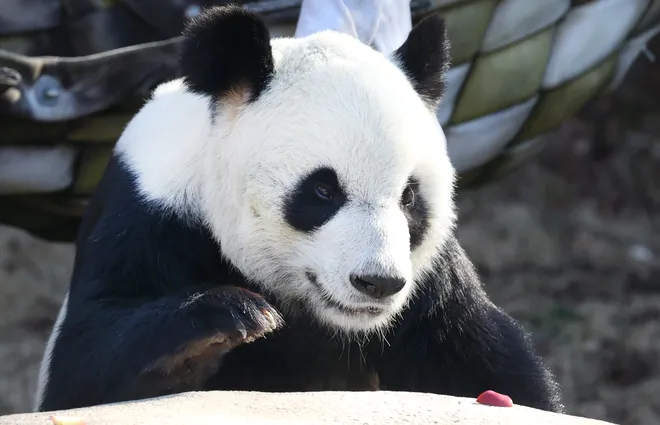
#> input picture zoo.webp, 660 x 425 px, given in place of zoo.jpg, which was not available
$ python k_size.py   (older library calls are emulated)
#> lines starting #> are read from the running program, lines starting #| are printed output that depends on the picture; pictures that were not available may be replaced by others from this repository, and a replacement may not be noted
import cv2
import numpy as np
from matplotlib import pyplot as plt
import datetime
#pragma loop(no_vector)

# loading image
img0 = cv2.imread('D:\Project_lab\zoo.jpg')
#> img0 is the input picture: shape (425, 660, 3); mean B, G, R 105.8, 102.4, 99.2
# converting to gray scale
gray = cv2.cvtColor(img0, cv2.COLOR_BGR2GRAY)
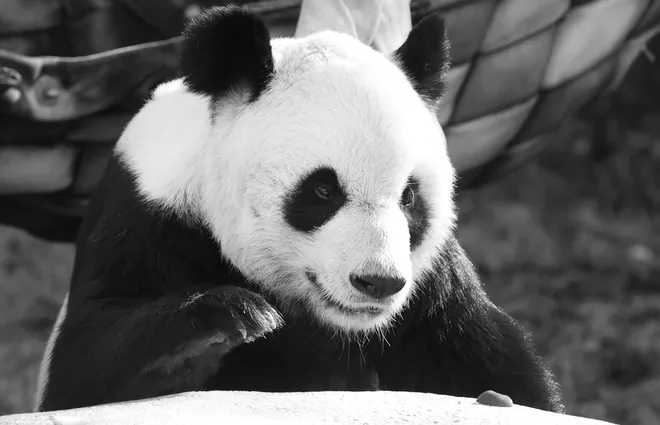
#> gray: shape (425, 660); min 0, max 255, mean 101.9
# 開始測量
start = datetime.datetime.now()
# remove noise
img = cv2.GaussianBlur(gray,(15,15),0)
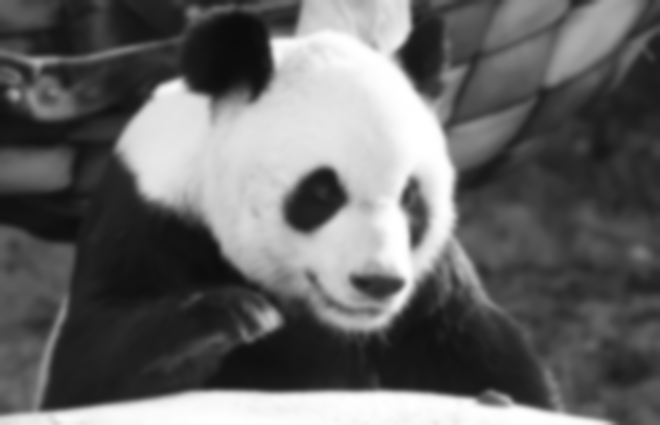
#> img: shape (425, 660); min 11, max 255, mean 101.9

# convolute with proper kernels
laplacian = cv2.Laplacian(img,cv2.CV_64F)
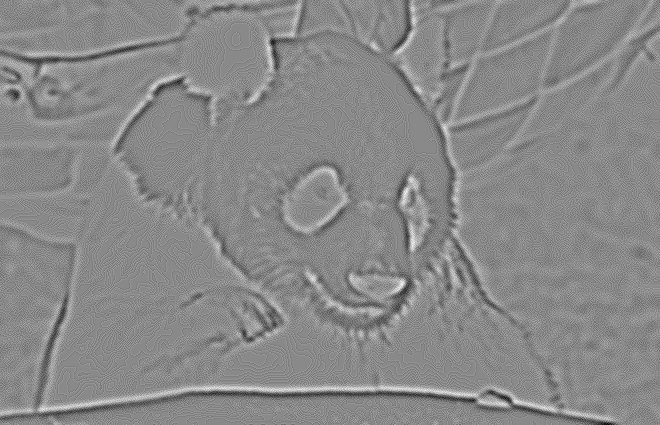
#> laplacian: shape (425, 660) float64; min -14, max 12, mean 0.000125; drawn with min black and max white
sobelx = cv2.Sobel(img,cv2.CV_64F,1,0,ksize=15)  # x
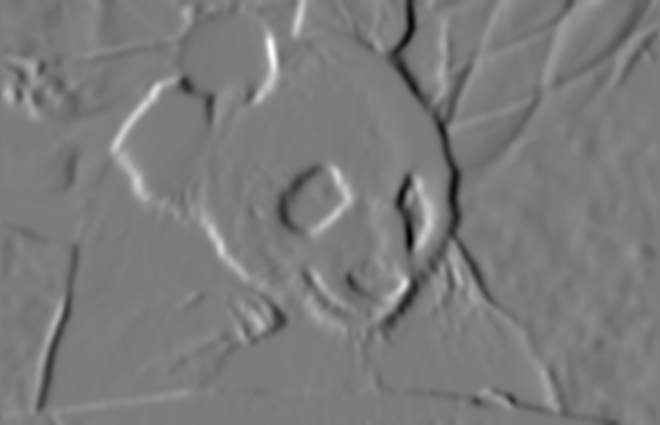
#> sobelx: shape (425, 660) float64; min -3.37e+09, max 3.55e+09, mean -3394170.2; drawn with min black and max white
sobely = cv2.Sobel(img,cv2.CV_64F,0,1,ksize=15)  # y
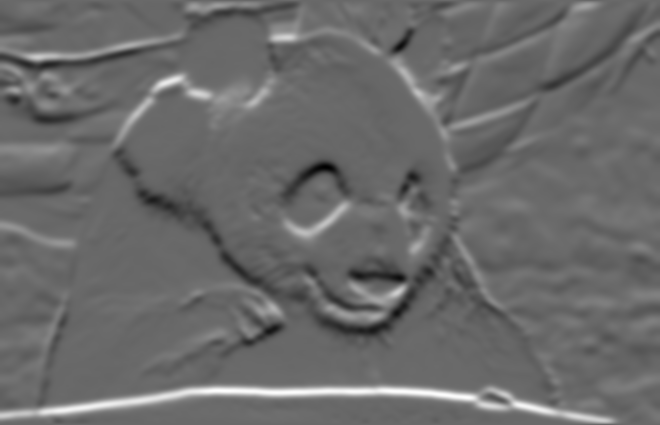
#> sobely: shape (425, 660) float64; min -2.63e+09, max 3.75e+09, mean 43967933; drawn with min black and max white

# 結束測量
end = datetime.datetime.now()

# 輸出結果
print("執行時間：", end - start)

plt.subplot(2,2,1),plt.imshow(img,cmap = 'gray')
plt.title('Original'), plt.xticks([]), plt.yticks([])

plt.subplot(2,2,2),plt.imshow(laplacian,cmap = 'gray')
plt.title('Laplacian'), plt.xticks([]), plt.yticks([])

plt.subplot(2,2,3),plt.imshow(sobelx,cmap = 'gray')
plt.title('Sobel X'), plt.xticks([]), plt.yticks([])

plt.subplot(2,2,4),plt.imshow(sobely,cmap = 'gray')
plt.title('Sobel Y'), plt.xticks([]), plt.yticks([])

plt.show()
